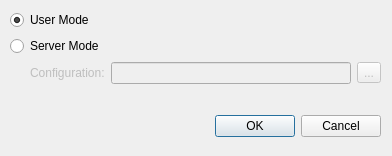
<ui version="4.0" >
 <author>Hervé Fache</author>
 <class>choose</class>
 <widget class="QDialog" name="choose" >
  <property name="geometry" >
   <rect>
    <x>0</x>
    <y>0</y>
    <width>392</width>
    <height>156</height>
   </rect>
  </property>
  <property name="windowTitle" >
   <string>Choose Backup Mode</string>
  </property>
  <widget class="QDialogButtonBox" name="buttonBox" >
   <property name="geometry" >
    <rect>
     <x>10</x>
     <y>110</y>
     <width>371</width>
     <height>32</height>
    </rect>
   </property>
   <property name="orientation" >
    <enum>Qt::Horizontal</enum>
   </property>
   <property name="standardButtons" >
    <set>QDialogButtonBox::Cancel|QDialogButtonBox::NoButton|QDialogButtonBox::Ok</set>
   </property>
  </widget>
  <widget class="QWidget" name="layoutWidget" >
   <property name="geometry" >
    <rect>
     <x>10</x>
     <y>10</y>
     <width>371</width>
     <height>76</height>
    </rect>
   </property>
   <layout class="QGridLayout" >
    <item row="1" column="0" >
     <widget class="QRadioButton" name="servermode" >
      <property name="text" >
       <string>Server Mode</string>
      </property>
     </widget>
    </item>
    <item row="2" column="0" >
     <layout class="QHBoxLayout" >
      <item>
       <layout class="QHBoxLayout" >
        <item>
         <spacer>
          <property name="orientation" >
           <enum>Qt::Horizontal</enum>
          </property>
          <property name="sizeType" >
           <enum>QSizePolicy::Maximum</enum>
          </property>
          <property name="sizeHint" >
           <size>
            <width>20</width>
            <height>20</height>
           </size>
          </property>
         </spacer>
        </item>
        <item>
         <widget class="QLabel" name="config" >
          <property name="enabled" >
           <bool>false</bool>
          </property>
          <property name="text" >
           <string>Configuration:</string>
          </property>
         </widget>
        </item>
        <item>
         <widget class="QLineEdit" name="configpath" >
          <property name="enabled" >
           <bool>false</bool>
          </property>
          <property name="sizePolicy" >
           <sizepolicy vsizetype="Preferred" hsizetype="Expanding" >
            <horstretch>0</horstretch>
            <verstretch>0</verstretch>
           </sizepolicy>
          </property>
         </widget>
        </item>
        <item>
         <widget class="QToolButton" name="browse" >
          <property name="enabled" >
           <bool>false</bool>
          </property>
          <property name="text" >
           <string>...</string>
          </property>
         </widget>
        </item>
       </layout>
      </item>
     </layout>
    </item>
    <item row="0" column="0" >
     <widget class="QRadioButton" name="usermode" >
      <property name="text" >
       <string>User Mode</string>
      </property>
      <property name="checked" >
       <bool>true</bool>
      </property>
     </widget>
    </item>
   </layout>
  </widget>
 </widget>
 <resources/>
 <connections>
  <connection>
   <sender>buttonBox</sender>
   <signal>accepted()</signal>
   <receiver>choose</receiver>
   <slot>accept()</slot>
   <hints>
    <hint type="sourcelabel" >
     <x>248</x>
     <y>254</y>
    </hint>
    <hint type="destinationlabel" >
     <x>157</x>
     <y>274</y>
    </hint>
   </hints>
  </connection>
  <connection>
   <sender>buttonBox</sender>
   <signal>rejected()</signal>
   <receiver>choose</receiver>
   <slot>reject()</slot>
   <hints>
    <hint type="sourcelabel" >
     <x>316</x>
     <y>260</y>
    </hint>
    <hint type="destinationlabel" >
     <x>286</x>
     <y>274</y>
    </hint>
   </hints>
  </connection>
  <connection>
   <sender>servermode</sender>
   <signal>toggled(bool)</signal>
   <receiver>configpath</receiver>
   <slot>setEnabled(bool)</slot>
   <hints>
    <hint type="sourcelabel" >
     <x>60</x>
     <y>39</y>
    </hint>
    <hint type="destinationlabel" >
     <x>247</x>
     <y>60</y>
    </hint>
   </hints>
  </connection>
  <connection>
   <sender>servermode</sender>
   <signal>toggled(bool)</signal>
   <receiver>config</receiver>
   <slot>setEnabled(bool)</slot>
   <hints>
    <hint type="sourcelabel" >
     <x>195</x>
     <y>41</y>
    </hint>
    <hint type="destinationlabel" >
     <x>73</x>
     <y>69</y>
    </hint>
   </hints>
  </connection>
  <connection>
   <sender>servermode</sender>
   <signal>toggled(bool)</signal>
   <receiver>browse</receiver>
   <slot>setEnabled(bool)</slot>
   <hints>
    <hint type="sourcelabel" >
     <x>195</x>
     <y>41</y>
    </hint>
    <hint type="destinationlabel" >
     <x>365</x>
     <y>71</y>
    </hint>
   </hints>
  </connection>
 </connections>
 <designerdata>
  <property name="gridDeltaX" >
   <number>10</number>
  </property>
  <property name="gridDeltaY" >
   <number>10</number>
  </property>
  <property name="gridSnapX" >
   <bool>true</bool>
  </property>
  <property name="gridSnapY" >
   <bool>true</bool>
  </property>
  <property name="gridVisible" >
   <bool>true</bool>
  </property>
 </designerdata>
</ui>
